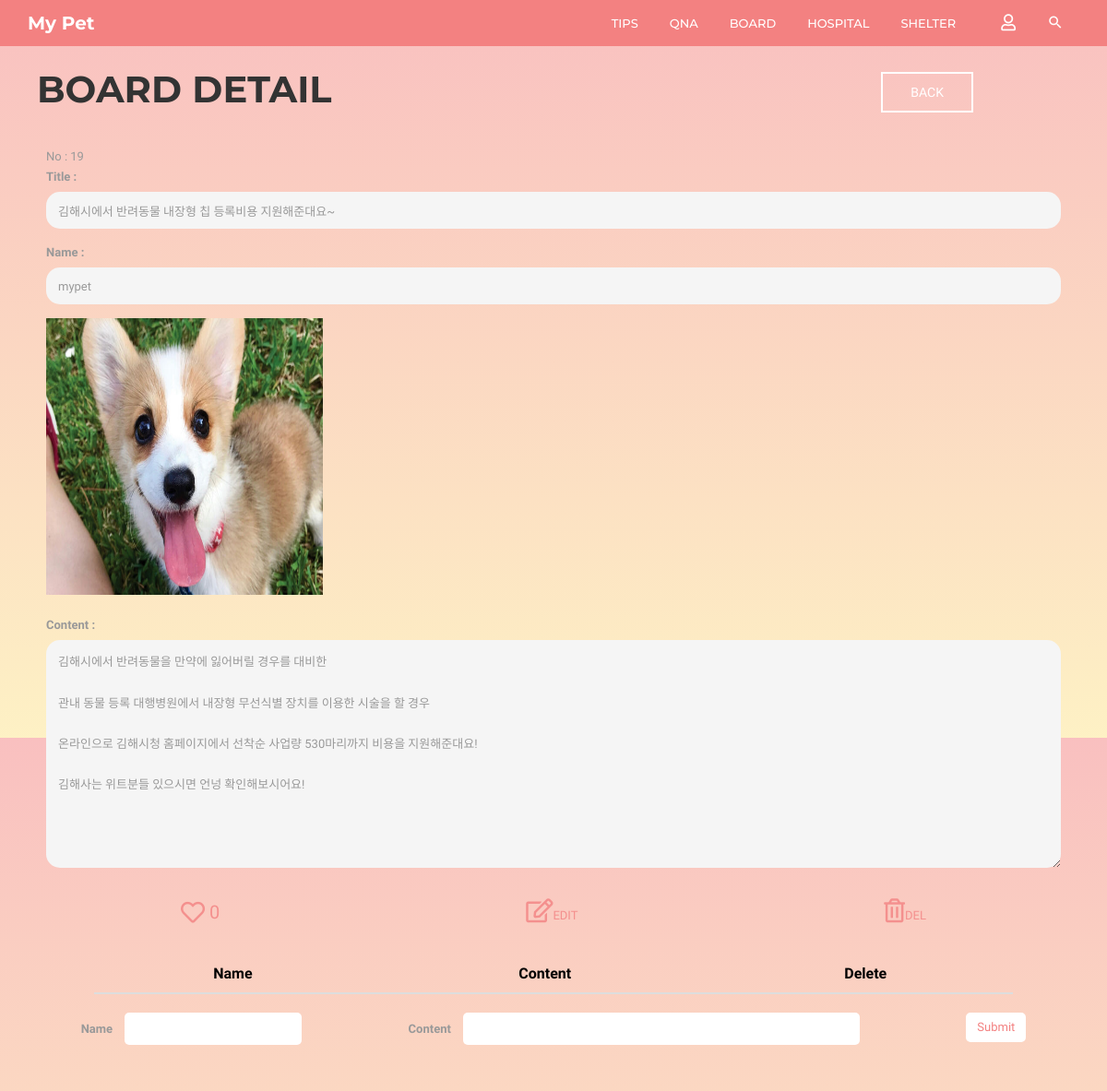
The app's page /community/19/board_detail/, older data.
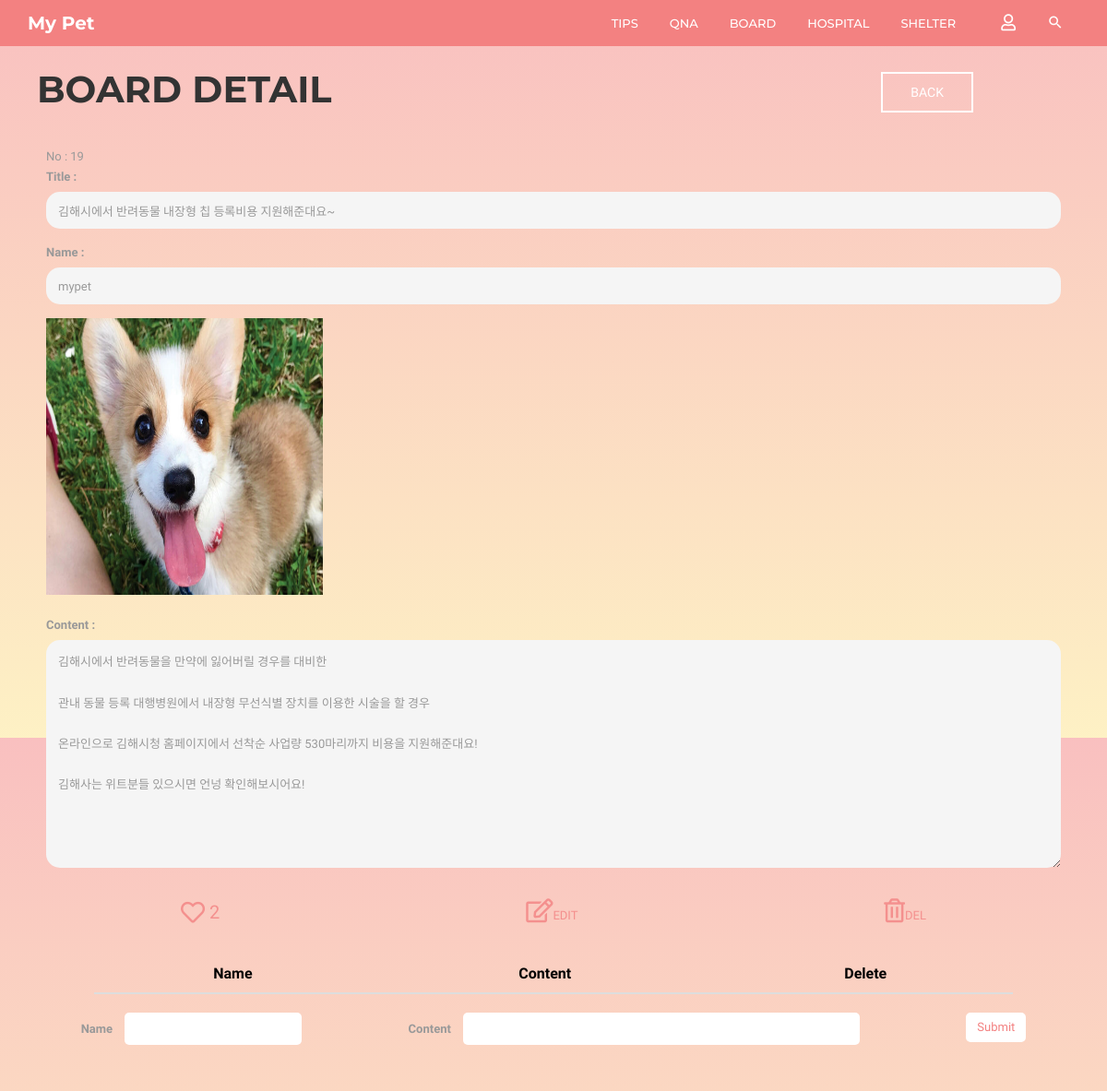
The same page, newer data.
### community/models.py (models this page shows, shortened)
class Board(models.Model):
    b_title = models.CharField(max_length=30)
    b_author = models.CharField(max_length=20)
    b_content = models.TextField()
    b_date = models.DateTimeField(auto_now=True)
    b_comment_count = models.IntegerField(default=0)
    b_like_count = models.IntegerField(default=0)
    b_photo = models.ImageField(blank=True, null=True, default='../media/noimage.jpg')

### community/views.py (the view)
# urls.py: path('<int:post_id>/board_detail/', views.board_detail, name='board_detail'),
def board_detail(request, post_id):
    posts = get_object_or_404(Board, id=post_id)
    comments = posts.boardcomment_set.all().order_by('-id')  # 댓글 정보
    return render(request, 'community/board_detail.html',
                  {'posts': posts,
                   'comments': comments})

### community/templates/community/board_detail.html (shortened to what the changed rows need)
{% extends 'base.html' %}
{% block html_body %}
    <link rel="stylesheet" href="/static/css/pages/header.css">
    <link rel="stylesheet" href="/static/css/pages/board.css">
    <link rel="stylesheet" href="/static/css/pages/create.css">
    <div class="container board-header">
        <div class="board-title">
            <h1 class="title-h1">BOARD DETAIL</h1>
        </div>
    </div>
    <div class="container">
        <form action="{% url 'community:board_edit' posts.id %}" method="POST" enctype="multipart/form-data">
            <div id="boards-form">
                <span>No : <span id="board_id">{{ posts.id }}</span></span>
                <label for="title">Title : </label>
                <input type="text" id="title" name="title" value="{{ posts.b_title }}" disabled>
                <label for="author">Name : </label>
                <input type="text" id="author" name="author" value="{{ posts.b_author }}" disabled>
                {% if posts.b_photo %}
                    <img src="{{ posts.b_photo.url }}" alt="" height="300" width="300">
                    <br>
                {% endif %}
                <label for="content">Content : </label>
                <textarea id="content" name="content" rows="10" cols="33" disabled>{{ posts.b_content }}</textarea>
            </div>
            <div id="boards-detail-btn">
                 <button class="like-btn" type="button"
                         onclick="board_like_click()"><i class="far fa-heart fa-2x"></i><span>{{ posts.b_like_count }}</span></button>
            </div>
        </form>
    </div>
    <div class="container">
        <div class="comment-table container">
            <table class="table table-hover">
                <thead>
                <tr>
                    <th scope="col">Name</th>
                    <th scope="col">Content</th>
                    <th scope="col">Delete</th>
                </tr>
                </thead>
            </table>
        </div>
    </div>
{% endblock %}

Row changes from the older to the newer data that the page shows:
changed Board "김해시에서 반려동물 내장형 칩 등록비용 지원해준대요~": b_like_count "0" → "2"
